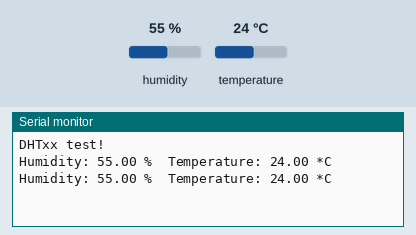
Recording of a sketch running on a simulated Arduino Uno, built with avr-gcc and run on an emulated ATmega328P. Parts: the last lines printed to the serial monitor. Inputs (shaded band) come from the test bench; at power-on: humidity 55 %, temperature 24 °C.

Above: at 4.8 s.
4.9 s: humidity set to 22 %
At 7.5 s:
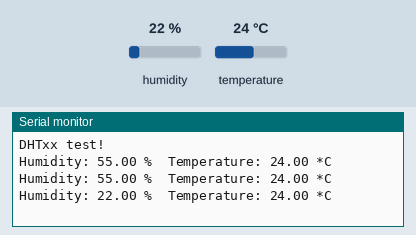
7.9 s: temperature set to 12 °C
At 8.8 s:
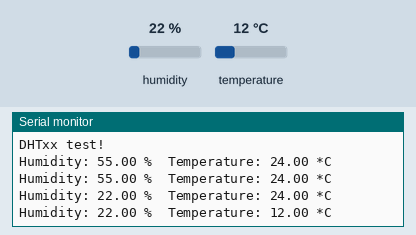
10.9 s: humidity set to 40 %
At 13.6 s:
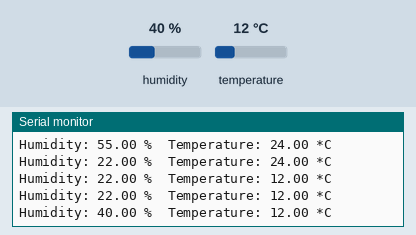
Timing chart, 0 to 15.1 s (numbered marks = the images above; inputs shaded):
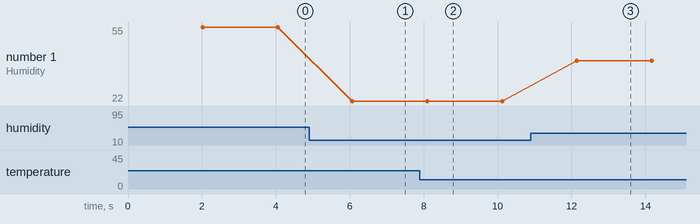

Measured:
- after the input at 4.9 s, the serial monitor: prints a new line after 1.2 s (image 1)
- after the input at 7.9 s, the serial monitor: prints a new line after 0.20 s (image 2)
- after the input at 10.9 s, the serial monitor: prints a new line after 1.2 s (image 3)
- plotted number 1: 55 → 22 after the input at 4.9 s, 22 → 40 after the input at 10.9 s

The sketch:

DHT_I2C.ino
```cpp
// Example testing sketch for various DHT humidity/temperature sensors
// Written by ladyada, public domain

#include "DHT.h"
#include <Wire.h>

#define DHTPIN 2     // what digital pin we're connected to

// Uncomment whatever type you're using!
#define DHTTYPE DHT11   // DHT 11
//#define DHTTYPE DHT22   // DHT 22  (AM2302), AM2321
//#define DHTTYPE DHT21   // DHT 21 (AM2301)

// Connect pin 1 (on the left) of the sensor to +5V
// NOTE: If using a board with 3.3V logic like an Arduino Due connect pin 1
// to 3.3V instead of 5V!
// Connect pin 2 of the sensor to whatever your DHTPIN is
// Connect pin 4 (on the right) of the sensor to GROUND
// Connect a 10K resistor from pin 2 (data) to pin 1 (power) of the sensor

// Initialize DHT sensor.
// Note that older versions of this library took an optional third parameter to
// tweak the timings for faster processors.  This parameter is no longer needed
// as the current DHT reading algorithm adjusts itself to work on faster procs.
DHT dht(DHTPIN, DHTTYPE);

float h;
// Read temperature as Celsius (the default)
float t;
bool flag = false;              // Variavel de controle do valor de saida no bus I2C
void setup() {
  Wire.begin(4);                // Entra no bus I2C com endereco 4 (0x04)
  Wire.onRequest(requestEvent); // Funcao para chamar quando houver requisicao no bus I2C
  Serial.begin(9600);
  Serial.println("DHTxx test!");

  dht.begin();
}

void loop() {
  // Wait a few seconds between measurements.
  delay(2000);

  // Reading temperature or humidity takes about 250 milliseconds!
  // Sensor readings may also be up to 2 seconds 'old' (its a very slow sensor)
  h = dht.readHumidity();
  t = dht.readTemperature();
  // Read temperature as Fahrenheit (isFahrenheit = true)
  float f = dht.readTemperature(true);

  // Check if any reads failed and exit early (to try again).
  if (isnan(h) || isnan(t) || isnan(f)) {
    Serial.println("Failed to read from DHT sensor!");
    return;
  }

  Serial.print("Humidity: ");
  Serial.print(h);
  Serial.print(" %\t");
  Serial.print("Temperature: ");
  Serial.print(t);
  Serial.println(" *C ");
}

void requestEvent(void){    // Funcao que sera chamada a cada requisicao via I2C
  if (flag == false){
    Wire.write(int(t));     // Escrita no bus da temperatura como valor inteiro
    flag = true;            // Alteracao da flag para a proxima leitura
  }
  else if (flag == true){
    Wire.write(int(h));     // Escrita no bus da umidade como valor inteiro
    flag = false;           // Alteracao da flag para a proxima leitura
  }
}
```
